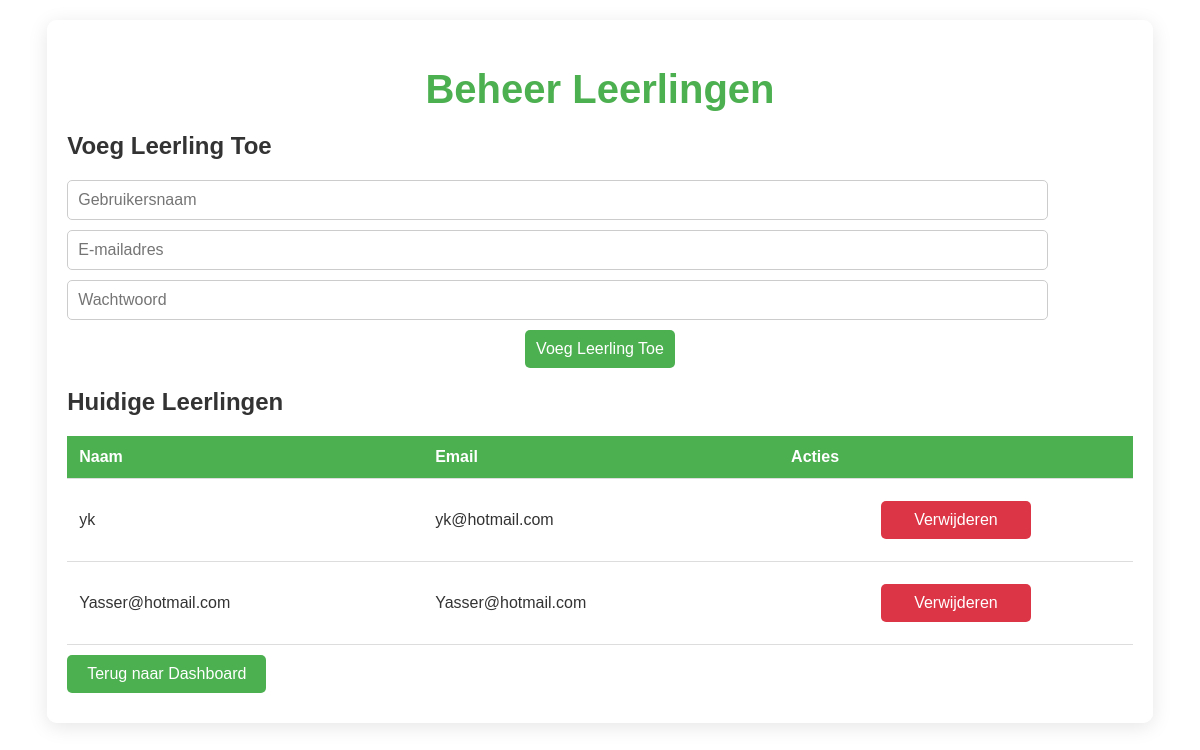
Page /manage_students.php (signed in) on the earlier database version.
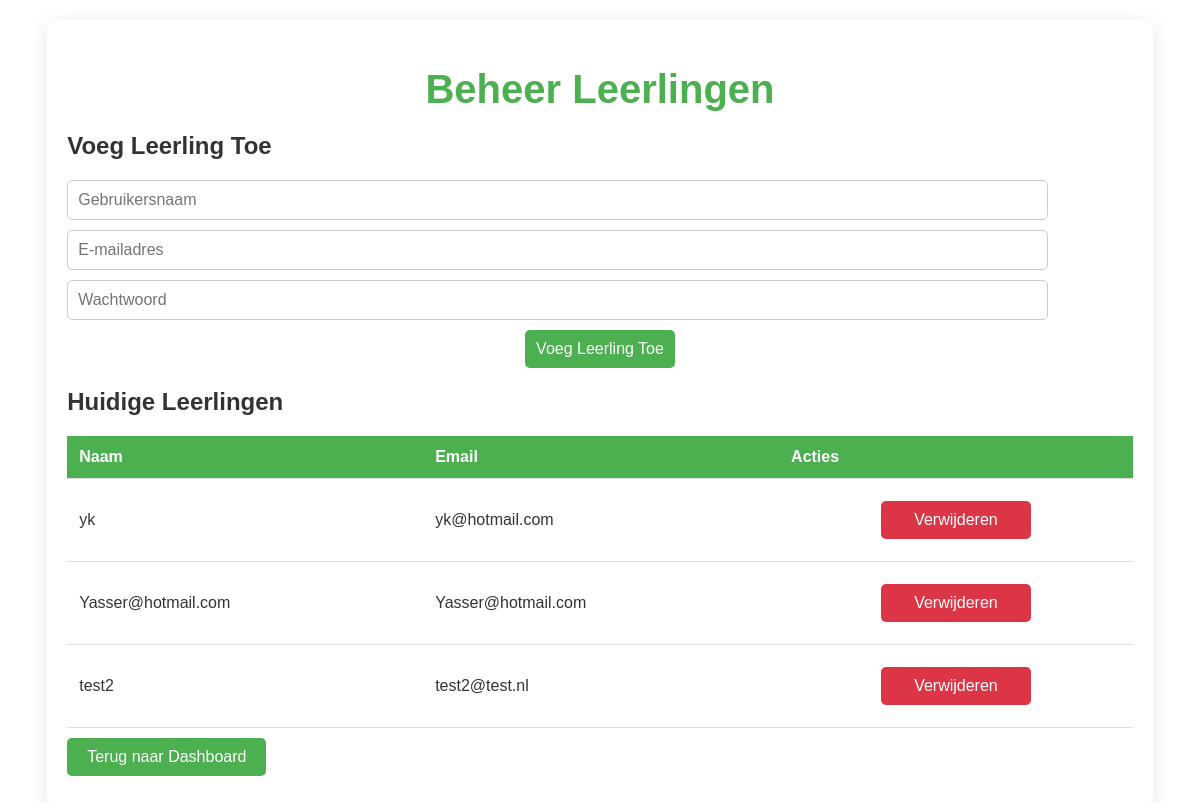
Same page on the later database version.
### tables this page shows
CREATE TABLE `gebruikers` (
  `id` int(11) NOT NULL,
  `username` varchar(50) NOT NULL,
  `email` varchar(100) NOT NULL,
  `password` varchar(255) NOT NULL,
  `role` enum('leerling','docent','admin') NOT NULL
);

### manage_students.php (the view, shortened to what this page needs)
<?php
include 'db.php';
$sql = "SELECT * FROM gebruikers WHERE role = 'leerling'";
$stmt = $db->prepare($sql);
$stmt->execute();
$leerlingen = $stmt->fetchAll(PDO::FETCH_ASSOC);
?>
<!DOCTYPE html>
<html lang="nl">
<head>
    <link rel="stylesheet" href="styles.css">
</head>
<body>
    <div class="container manage-students">
        <h1>Beheer Leerlingen</h1>
        <h2>Voeg Leerling Toe</h2>
        <form method="POST" action="manage_students.php">
            <input type="text" name="username" placeholder="Gebruikersnaam" required>
            <input type="email" name="email" placeholder="E-mailadres" required>
            <input type="password" name="password" placeholder="Wachtwoord" required>
            <button type="submit" name="add_student">Voeg Leerling Toe</button>
        </form>
        <h2>Huidige Leerlingen</h2>
        <table>
            <thead>
                <tr>
                    <th>Naam</th>
                    <th>Email</th>
                    <th>Acties</th>
                </tr>
            </thead>
            <tbody>
                <?php foreach ($leerlingen as $leerling): ?>
                    <tr>
                        <td><?= htmlspecialchars($leerling['username']) ?></td>
                        <td><?= htmlspecialchars($leerling['email']) ?></td>
                        <td>
                            <form method="POST" action="manage_students.php" style="display:inline;">
                                <button type="submit" class="delete-button">Verwijderen</button>
                            </form>
                        </td>
                    </tr>
                <?php endforeach; ?>
            </tbody>
        </table>
        <a href="admin_dashboard.php" class="home-button">Terug naar Dashboard</a>
    </div>
</body>
</html>

### styles.css (style rules this page uses)
body { background: url('img/paardbg.jpg') no-repeat center center fixed; background-size: cover; color: #333; font-family: Arial, sans-serif; }
h1, h2, h3, p { color: #333; }
h1 { font-size: 2.5em; margin-bottom: 20px; }
button { background-color: #4CAF50; color: white; padding: 15px; margin: 10px; border: none; border-radius: 5px; cursor: pointer; font-size: 16px; }
button { width: 150px; padding: 10px; margin: 10px auto; display: block; background-color: #4CAF50; color: white; border: none; border-radius: 5px; cursor: pointer; font-size: 16px; }
input[type="text"],input[type="email"], input[type="password"] { width: 300px; padding: 10px; margin: 10px auto; display: block; border: 1px solid #ccc; border-radius: 5px; font-size: 16px; }
.container { width: 400px; margin: 50px auto; padding: 20px; background-color: rgba(255, 255, 255, 0.9); border-radius: 10px; box-shadow: 0 4px 20px rgba(0, 0, 0, 0.3); }
.home-button { background-color: #4CAF50; color: white; padding: 10px 20px; text-align: center; text-decoration: none; display: inline-block; font-size: 16px; margin: 10px 0; border-radius: 5px; transition: background-color 0.3s ease; }
.manage-students { width: 90%; max-width: 1200px; margin: 20px auto; padding: 20px; background-color: rgba(255, 255, 255, 0.9); border-radius: 10px; box-shadow: 0 4px 20px rgba(0, 0, 0, 0.1); }
.manage-students h1 { color: #4CAF50; }
.manage-students h1 { color: #4CAF50; text-align: center; }
.manage-students input[type="text"], .manage-students input[type="email"], .manage-students input[type="password"] { width: 90%; padding: 10px; margin: 10px 0; border: 1px solid #ccc; border-radius: 5px; }
.manage-students button { background-color: #4CAF50; color: white; padding: 10px; border: none; border-radius: 5px; cursor: pointer; }
.manage-students button.delete-button { background-color: #dc3545; }
.manage-students table { width: 100%; border-collapse: collapse; margin-top: 20px; }
.manage-students th, .manage-students td { padding: 12px; text-align: left; border-bottom: 1px solid #ddd; }
.manage-students th { background-color: #4CAF50; color: white; }

Differences in the rows shown:
added gebruikers: username "test2", email "test2@test.nl"
